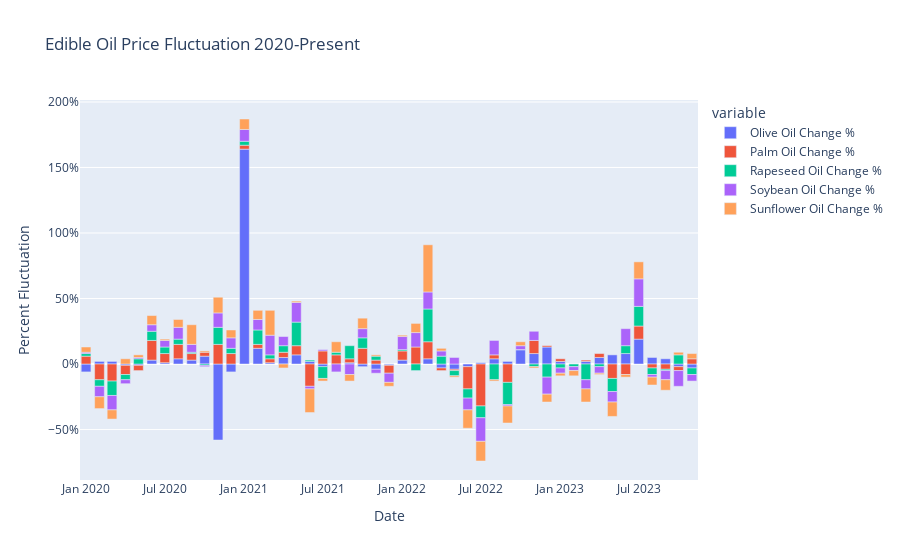

The code cell stored with this chart in its notebook:
### Code cell
# Reformat the plot visual for clarity
# Create a stacked area chart
fig = px.bar(
    glob_oil_prices_2020[
        [
            "Olive Oil Change %",
            "Palm Oil Change %",
            "Rapeseed Oil Change %",
            "Soybean Oil Change %",
            "Sunflower Oil Change %",
        ]
    ],
    title="Edible Oil Price Fluctuation 2020-Present",
)

# Label axes
fig.update_xaxes(title_text="Date")
fig.update_yaxes(title_text="Percent Fluctuation")

# Set the y-axis scale to %
fig.update_layout(yaxis_tickformat=".0%")

# Show the plot
fig.show()
